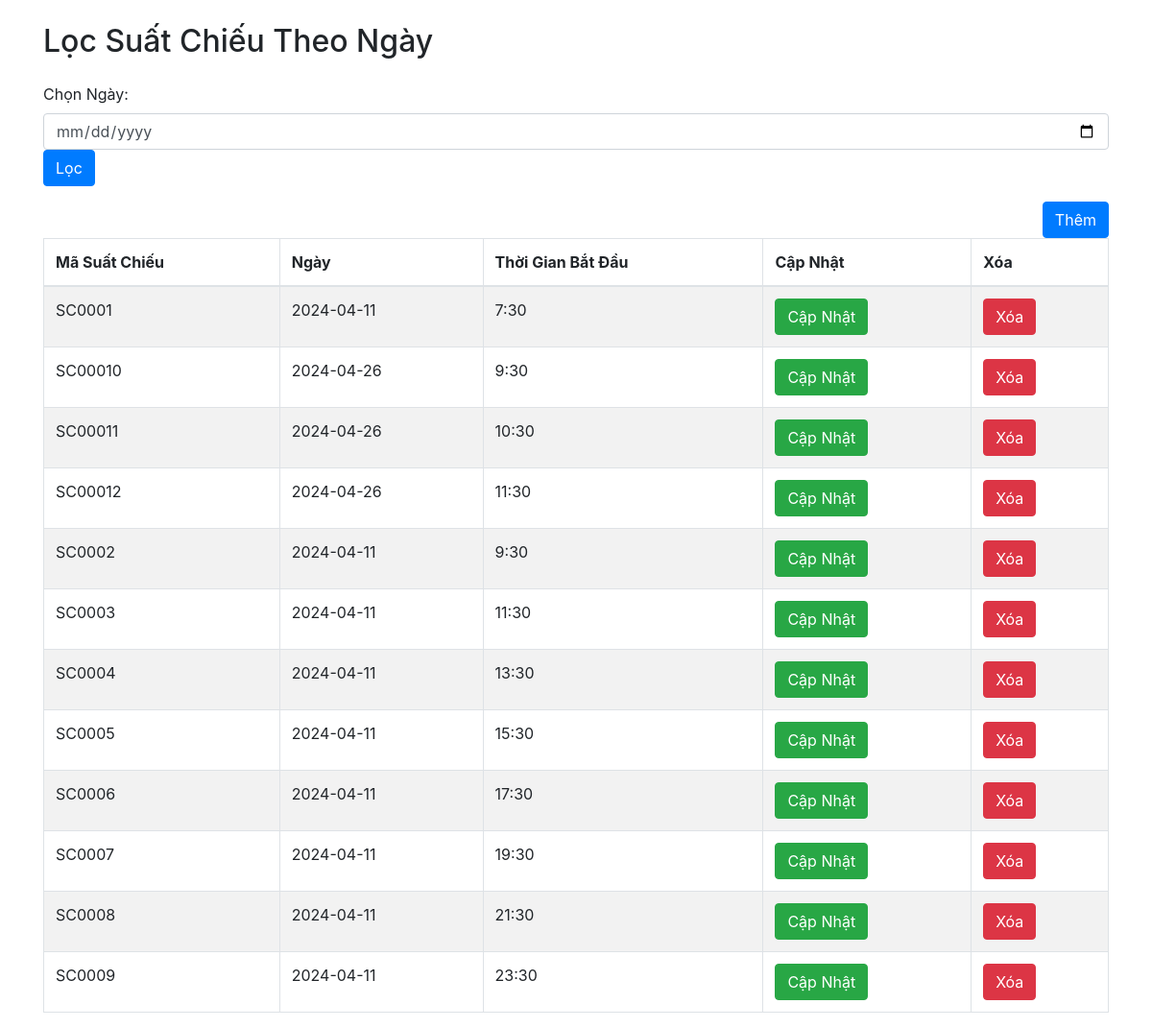
Screenshot of /pages/suatchieuadmin.php with the database file from the repository.
### tables this page shows
CREATE TABLE `suatchieu` (
  `MASC` varchar(10) NOT NULL,
  `NGAY` date DEFAULT NULL,
  `THOIGIANBATDAU` varchar(10) DEFAULT NULL
);

### database/connectDatabase.php (called while the page is built, shortened)
<?php
class connectDatabase{
    public  $conn;
    public function __construct(){
        $this->servername = "localhost";
        $this->username = "root";
        $this->password = "Oanh2004!";
        $this->database = "cinema";
        $this->conn= new mysqli($this->servername,$this->username,$this->password,$this->database);
    }
    public function executeQuery($Querry) {
        try{
            $result = $this->conn->query($Querry);
            return $result;
        }catch(Exception $e){
            echo "Lỗi roogi kìa aaaaa: " . $e->getMessage();
            return false;
        }
    }
}

### pages/suatchieuadmin.php (the view, shortened to what this page needs)
<?php
    require_once('./database/connectDatabase.php');
    $conn = new connectDatabase();
?>
<!DOCTYPE html>
<html lang="en">
<head>
    <link rel="stylesheet" href="https://cdn.jsdelivr.net/npm/bootstrap@4.6.2/dist/css/bootstrap.min.css">
</head>
<body>
    <div class="container">
        <h2 class="my-4">Lọc Suất Chiếu Theo Ngày</h2>
        <div class="form-group">
            <label for="ngay">Chọn Ngày:</label>
            <input type="date" class="form-control" id="ngay" name="ngay">
            <button class="btn btn-primary" onclick="filterByDate()">Lọc</button>
        </div>
        <div id="suatchieu-container">
            <div class="box1">
                <button class="btn btn-primary" data-toggle="modal" data-target="#exampleModal">Thêm</button>
            </div>
            <table class="table table-hover table-bordered table-striped">
                <thead>
                    <th>Mã Suất Chiếu</th>
                    <th>Ngày</th>
                    <th>Thời Gian Bắt Đầu</th>
                    <th>Cập Nhật</th>
                    <th>Xóa</th>
                </thead>
                <tbody>
                    <?php
                        $query = "SELECT * FROM suatchieu";
                        $result = $conn->executeQuery($query);
                        if(!$result) {
                            echo 'failed';
                        } else {
                            while($row = mysqli_fetch_assoc($result)) {
                    ?>
                    <tr>
                        <td><?php echo $row['MASC']; ?></td>
                        <td><?php echo $row['NGAY']; ?></td>
                        <td><?php echo $row['THOIGIANBATDAU']; ?></td>
                        <td><button class="btn btn-success" onclick="openEditNgayLeForm('<?php echo $row['MASC'] ?>', '<?php echo $row['NGAY']; ?>', '<?php echo $row['THOIGIANBATDAU']; ?>')">Cập Nhật</button></td>
                        <td><a href="./pages/deleteNgayLe.php?sid=<?php echo $row['MASC']; ?>" class="btn btn-danger">Xóa</a></td>
                    </tr>
                    <?php
                            }
                        }
                    ?>
                </tbody>
            </table>
        </div>
    </div>
</body>
</html>

### pages/suatchieuadmin.php (style rules this page uses)
.box1 button { float: right; }

### rows the page displays
suatchieu: MASC "SC0001", NGAY "2024-04-11", THOIGIANBATDAU "7:30"
suatchieu: MASC "SC00010", NGAY "2024-04-26", THOIGIANBATDAU "9:30"
suatchieu: MASC "SC00011", NGAY "2024-04-26", THOIGIANBATDAU "10:30"
suatchieu: MASC "SC00012", NGAY "2024-04-26", THOIGIANBATDAU "11:30"
suatchieu: MASC "SC0002", NGAY "2024-04-11", THOIGIANBATDAU "9:30"
suatchieu: MASC "SC0003", NGAY "2024-04-11", THOIGIANBATDAU "11:30"
suatchieu: MASC "SC0004", NGAY "2024-04-11", THOIGIANBATDAU "13:30"
suatchieu: MASC "SC0005", NGAY "2024-04-11", THOIGIANBATDAU "15:30"
suatchieu: MASC "SC0006", NGAY "2024-04-11", THOIGIANBATDAU "17:30"
suatchieu: MASC "SC0007", NGAY "2024-04-11", THOIGIANBATDAU "19:30"
suatchieu: MASC "SC0008", NGAY "2024-04-11", THOIGIANBATDAU "21:30"
suatchieu: MASC "SC0009", NGAY "2024-04-11", THOIGIANBATDAU "23:30"
